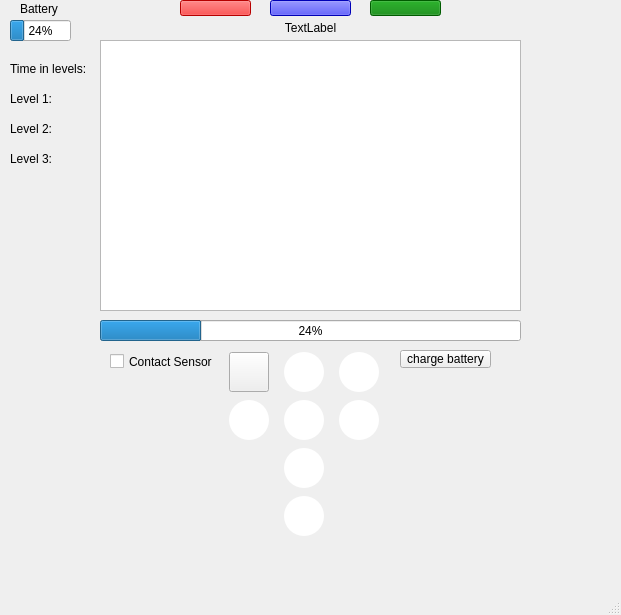
<?xml version="1.0" encoding="UTF-8"?>
<ui version="4.0">
 <class>MainWindow</class>
 <widget class="QMainWindow" name="MainWindow">
  <property name="geometry">
   <rect>
    <x>0</x>
    <y>0</y>
    <width>621</width>
    <height>615</height>
   </rect>
  </property>
  <property name="windowTitle">
   <string>                  HeartWave</string>
  </property>
  <property name="autoFillBackground">
   <bool>true</bool>
  </property>
  <widget class="QWidget" name="centralwidget">
   <widget class="QCustomPlot" name="customPlot" native="true">
    <property name="geometry">
     <rect>
      <x>100</x>
      <y>40</y>
      <width>421</width>
      <height>271</height>
     </rect>
    </property>
   </widget>
   <widget class="QPushButton" name="blueButton">
    <property name="geometry">
     <rect>
      <x>270</x>
      <y>0</y>
      <width>81</width>
      <height>16</height>
     </rect>
    </property>
    <property name="styleSheet">
     <string notr="true">QPushButton {
	background-color: blue;
}</string>
    </property>
    <property name="text">
     <string/>
    </property>
    <property name="checkable">
     <bool>true</bool>
    </property>
   </widget>
   <widget class="QPushButton" name="greenButton">
    <property name="geometry">
     <rect>
      <x>370</x>
      <y>0</y>
      <width>71</width>
      <height>16</height>
     </rect>
    </property>
    <property name="styleSheet">
     <string notr="true">QPushButton{
	background-color: green;
}</string>
    </property>
    <property name="text">
     <string/>
    </property>
    <property name="checkable">
     <bool>false</bool>
    </property>
   </widget>
   <widget class="QPushButton" name="redButton">
    <property name="geometry">
     <rect>
      <x>180</x>
      <y>0</y>
      <width>71</width>
      <height>16</height>
     </rect>
    </property>
    <property name="styleSheet">
     <string notr="true">QPushButton {
	background-color: red;
}</string>
    </property>
    <property name="text">
     <string/>
    </property>
    <property name="checkable">
     <bool>false</bool>
    </property>
   </widget>
   <widget class="QProgressBar" name="batteryBar">
    <property name="geometry">
     <rect>
      <x>10</x>
      <y>20</y>
      <width>61</width>
      <height>21</height>
     </rect>
    </property>
    <property name="value">
     <number>24</number>
    </property>
   </widget>
   <widget class="QProgressBar" name="breathBar">
    <property name="geometry">
     <rect>
      <x>100</x>
      <y>320</y>
      <width>421</width>
      <height>21</height>
     </rect>
    </property>
    <property name="value">
     <number>24</number>
    </property>
    <property name="textDirection">
     <enum>QProgressBar::BottomToTop</enum>
    </property>
   </widget>
   <widget class="QLabel" name="menuLabel">
    <property name="geometry">
     <rect>
      <x>220</x>
      <y>20</y>
      <width>181</width>
      <height>16</height>
     </rect>
    </property>
    <property name="styleSheet">
     <string notr="true"/>
    </property>
    <property name="text">
     <string>TextLabel</string>
    </property>
    <property name="alignment">
     <set>Qt::AlignCenter</set>
    </property>
   </widget>
   <widget class="QPushButton" name="chargeButton">
    <property name="geometry">
     <rect>
      <x>400</x>
      <y>350</y>
      <width>91</width>
      <height>18</height>
     </rect>
    </property>
    <property name="text">
     <string>charge battery</string>
    </property>
   </widget>
   <widget class="QCheckBox" name="contactBox">
    <property name="geometry">
     <rect>
      <x>110</x>
      <y>350</y>
      <width>111</width>
      <height>23</height>
     </rect>
    </property>
    <property name="text">
     <string>Contact Sensor</string>
    </property>
    <property name="checked">
     <bool>false</bool>
    </property>
   </widget>
   <widget class="QLabel" name="sessionTime">
    <property name="enabled">
     <bool>true</bool>
    </property>
    <property name="geometry">
     <rect>
      <x>260</x>
      <y>40</y>
      <width>111</width>
      <height>17</height>
     </rect>
    </property>
    <property name="text">
     <string>Time Elapsed: 0s</string>
    </property>
   </widget>
   <widget class="QLabel" name="batteryLabel">
    <property name="geometry">
     <rect>
      <x>20</x>
      <y>0</y>
      <width>41</width>
      <height>17</height>
     </rect>
    </property>
    <property name="text">
     <string>Battery</string>
    </property>
   </widget>
   <widget class="QWidget" name="layoutWidget">
    <property name="geometry">
     <rect>
      <x>220</x>
      <y>350</y>
      <width>171</width>
      <height>191</height>
     </rect>
    </property>
    <layout class="QGridLayout" name="gridLayout">
     <item row="1" column="2">
      <widget class="QPushButton" name="rightButton">
       <property name="minimumSize">
        <size>
         <width>40</width>
         <height>40</height>
        </size>
       </property>
       <property name="maximumSize">
        <size>
         <width>40</width>
         <height>40</height>
        </size>
       </property>
       <property name="baseSize">
        <size>
         <width>40</width>
         <height>40</height>
        </size>
       </property>
       <property name="styleSheet">
        <string notr="true">QPushButton {
image: url(:/buttons/rightButton.svg);
background-color: #ffffff;
border-radius: 20px;
}

QPushButton:pressed {
	background-color: #ffd300;
}</string>
       </property>
       <property name="text">
        <string/>
       </property>
      </widget>
     </item>
     <item row="0" column="1">
      <widget class="QPushButton" name="upButton">
       <property name="minimumSize">
        <size>
         <width>40</width>
         <height>40</height>
        </size>
       </property>
       <property name="maximumSize">
        <size>
         <width>40</width>
         <height>40</height>
        </size>
       </property>
       <property name="baseSize">
        <size>
         <width>40</width>
         <height>40</height>
        </size>
       </property>
       <property name="styleSheet">
        <string notr="true">QPushButton {
image: url(:/buttons/upButton.svg);
background-color: #ffffff;
border-radius: 20px;
}

QPushButton:pressed {
	background-color: #ffd300;
}</string>
       </property>
       <property name="text">
        <string/>
       </property>
      </widget>
     </item>
     <item row="0" column="2">
      <widget class="QPushButton" name="menuButton">
       <property name="minimumSize">
        <size>
         <width>40</width>
         <height>40</height>
        </size>
       </property>
       <property name="maximumSize">
        <size>
         <width>40</width>
         <height>40</height>
        </size>
       </property>
       <property name="baseSize">
        <size>
         <width>40</width>
         <height>40</height>
        </size>
       </property>
       <property name="styleSheet">
        <string notr="true">QPushButton {
image: url(:/buttons/menuButton.svg);
background-color: #ffffff;
border-radius: 20px;
}

QPushButton:pressed {
	background-color: #ffd300;
}</string>
       </property>
       <property name="text">
        <string/>
       </property>
      </widget>
     </item>
     <item row="1" column="1">
      <widget class="QPushButton" name="okButton">
       <property name="minimumSize">
        <size>
         <width>40</width>
         <height>40</height>
        </size>
       </property>
       <property name="maximumSize">
        <size>
         <width>40</width>
         <height>40</height>
        </size>
       </property>
       <property name="baseSize">
        <size>
         <width>40</width>
         <height>40</height>
        </size>
       </property>
       <property name="styleSheet">
        <string notr="true">QPushButton {
image: url(:/buttons/okButton.svg);
background-color: #ffffff;
border-radius: 20px;
}

QPushButton:pressed {
	background-color: #ffd300;
}</string>
       </property>
       <property name="text">
        <string/>
       </property>
      </widget>
     </item>
     <item row="0" column="0">
      <widget class="QPushButton" name="backButton">
       <property name="minimumSize">
        <size>
         <width>40</width>
         <height>40</height>
        </size>
       </property>
       <property name="maximumSize">
        <size>
         <width>40</width>
         <height>40</height>
        </size>
       </property>
       <property name="baseSize">
        <size>
         <width>40</width>
         <height>40</height>
        </size>
       </property>
       <property name="styleSheet">
        <string notr="true">QPushButton {
image: url(:/buttons/backButton.svg);
background-color: #ffffff;
border-radius: 20px;
}

QPushButton:pressed {
	background-color: #ffd300;
}&lt;?xml version=&quot;1.0&quot; encoding=&quot;UTF-8&quot;?&gt;
&lt;ui version=&quot;4.0&quot;&gt;
 &lt;widget name=&quot;__qt_fake_top_level&quot;&gt;
  &lt;widget class=&quot;QPushButton&quot; name=&quot;sampleButton&quot;&gt;
   &lt;property name=&quot;geometry&quot;&gt;
    &lt;rect&gt;
     &lt;x&gt;140&lt;/x&gt;
     &lt;y&gt;430&lt;/y&gt;
     &lt;width&gt;40&lt;/width&gt;
     &lt;height&gt;40&lt;/height&gt;
    &lt;/rect&gt;
   &lt;/property&gt;
   &lt;property name=&quot;minimumSize&quot;&gt;
    &lt;size&gt;
     &lt;width&gt;40&lt;/width&gt;
     &lt;height&gt;40&lt;/height&gt;
    &lt;/size&gt;
   &lt;/property&gt;
   &lt;property name=&quot;maximumSize&quot;&gt;
    &lt;size&gt;
     &lt;width&gt;40&lt;/width&gt;
     &lt;height&gt;40&lt;/height&gt;
    &lt;/size&gt;
   &lt;/property&gt;
   &lt;property name=&quot;baseSize&quot;&gt;
    &lt;size&gt;
     &lt;width&gt;40&lt;/width&gt;
     &lt;height&gt;40&lt;/height&gt;
    &lt;/size&gt;
   &lt;/property&gt;
   &lt;property name=&quot;styleSheet&quot;&gt;
    &lt;string notr=&quot;true&quot;&gt;QPushButton {
image: url(:/buttons/rightButton.svg);
background-color: #ffffff;
border-radius: 20px;
}

QPushButton:pressed {
	background-color: #ffd300;
}&lt;/string&gt;
   &lt;/property&gt;
   &lt;property name=&quot;text&quot;&gt;
    &lt;string/&gt;
   &lt;/property&gt;
  &lt;/widget&gt;
 &lt;/widget&gt;
 &lt;resources/&gt;
&lt;/ui&gt;
</string>
       </property>
       <property name="text">
        <string/>
       </property>
      </widget>
     </item>
     <item row="1" column="0">
      <widget class="QPushButton" name="leftButton">
       <property name="minimumSize">
        <size>
         <width>40</width>
         <height>40</height>
        </size>
       </property>
       <property name="maximumSize">
        <size>
         <width>40</width>
         <height>40</height>
        </size>
       </property>
       <property name="baseSize">
        <size>
         <width>40</width>
         <height>40</height>
        </size>
       </property>
       <property name="styleSheet">
        <string notr="true">QPushButton {
image: url(:/buttons/leftButton.svg);
background-color: #ffffff;
border-radius: 20px;
}

QPushButton:pressed {
	background-color: #ffd300;
}</string>
       </property>
       <property name="text">
        <string/>
       </property>
      </widget>
     </item>
     <item row="2" column="1">
      <widget class="QPushButton" name="downButton">
       <property name="minimumSize">
        <size>
         <width>40</width>
         <height>40</height>
        </size>
       </property>
       <property name="maximumSize">
        <size>
         <width>40</width>
         <height>40</height>
        </size>
       </property>
       <property name="baseSize">
        <size>
         <width>40</width>
         <height>40</height>
        </size>
       </property>
       <property name="styleSheet">
        <string notr="true">QPushButton {
image: url(:/buttons/downButton.svg);
background-color: #ffffff;
border-radius: 20px;
}

QPushButton:pressed {
	background-color: #ffd300;
}</string>
       </property>
       <property name="text">
        <string/>
       </property>
      </widget>
     </item>
     <item row="4" column="1">
      <widget class="QPushButton" name="powerButton">
       <property name="minimumSize">
        <size>
         <width>40</width>
         <height>40</height>
        </size>
       </property>
       <property name="maximumSize">
        <size>
         <width>40</width>
         <height>40</height>
        </size>
       </property>
       <property name="baseSize">
        <size>
         <width>40</width>
         <height>40</height>
        </size>
       </property>
       <property name="styleSheet">
        <string notr="true">QPushButton {
image: url(:/buttons/powerButton.svg);
background-color: #ffffff;
border-radius: 20px;
}

QPushButton:pressed {
	background-color: #ffd300;
}</string>
       </property>
       <property name="text">
        <string/>
       </property>
      </widget>
     </item>
    </layout>
   </widget>
   <widget class="QListWidget" name="mainMenuListView">
    <property name="geometry">
     <rect>
      <x>100</x>
      <y>40</y>
      <width>421</width>
      <height>271</height>
     </rect>
    </property>
   </widget>
   <widget class="QLabel" name="coherence">
    <property name="geometry">
     <rect>
      <x>130</x>
      <y>40</y>
      <width>121</width>
      <height>17</height>
     </rect>
    </property>
    <property name="text">
     <string>Coherence: 0.0</string>
    </property>
   </widget>
   <widget class="QLabel" name="achievement">
    <property name="geometry">
     <rect>
      <x>400</x>
      <y>40</y>
      <width>101</width>
      <height>17</height>
     </rect>
    </property>
    <property name="text">
     <string>Achievement: 0.0</string>
    </property>
   </widget>
   <widget class="QLabel" name="levelsHeader">
    <property name="geometry">
     <rect>
      <x>10</x>
      <y>60</y>
      <width>81</width>
      <height>17</height>
     </rect>
    </property>
    <property name="text">
     <string>Time in levels:</string>
    </property>
   </widget>
   <widget class="QLabel" name="level1">
    <property name="geometry">
     <rect>
      <x>10</x>
      <y>90</y>
      <width>81</width>
      <height>17</height>
     </rect>
    </property>
    <property name="text">
     <string>Level 1:</string>
    </property>
   </widget>
   <widget class="QLabel" name="level2">
    <property name="geometry">
     <rect>
      <x>10</x>
      <y>120</y>
      <width>81</width>
      <height>17</height>
     </rect>
    </property>
    <property name="text">
     <string>Level 2:</string>
    </property>
   </widget>
   <widget class="QLabel" name="level3">
    <property name="geometry">
     <rect>
      <x>10</x>
      <y>150</y>
      <width>81</width>
      <height>17</height>
     </rect>
    </property>
    <property name="text">
     <string>Level 3:</string>
    </property>
   </widget>
   <zorder>customPlot</zorder>
   <zorder>blueButton</zorder>
   <zorder>greenButton</zorder>
   <zorder>redButton</zorder>
   <zorder>batteryBar</zorder>
   <zorder>breathBar</zorder>
   <zorder>menuLabel</zorder>
   <zorder>chargeButton</zorder>
   <zorder>contactBox</zorder>
   <zorder>batteryLabel</zorder>
   <zorder>layoutWidget</zorder>
   <zorder>coherence</zorder>
   <zorder>sessionTime</zorder>
   <zorder>achievement</zorder>
   <zorder>levelsHeader</zorder>
   <zorder>level1</zorder>
   <zorder>level2</zorder>
   <zorder>level3</zorder>
   <zorder>mainMenuListView</zorder>
  </widget>
  <widget class="QMenuBar" name="menubar">
   <property name="geometry">
    <rect>
     <x>0</x>
     <y>0</y>
     <width>621</width>
     <height>22</height>
    </rect>
   </property>
  </widget>
  <widget class="QStatusBar" name="statusbar"/>
 </widget>
 <customwidgets>
  <customwidget>
   <class>QCustomPlot</class>
   <extends>QWidget</extends>
   <header>qcustomplot.h</header>
   <container>1</container>
  </customwidget>
 </customwidgets>
 <resources/>
 <connections/>
</ui>
